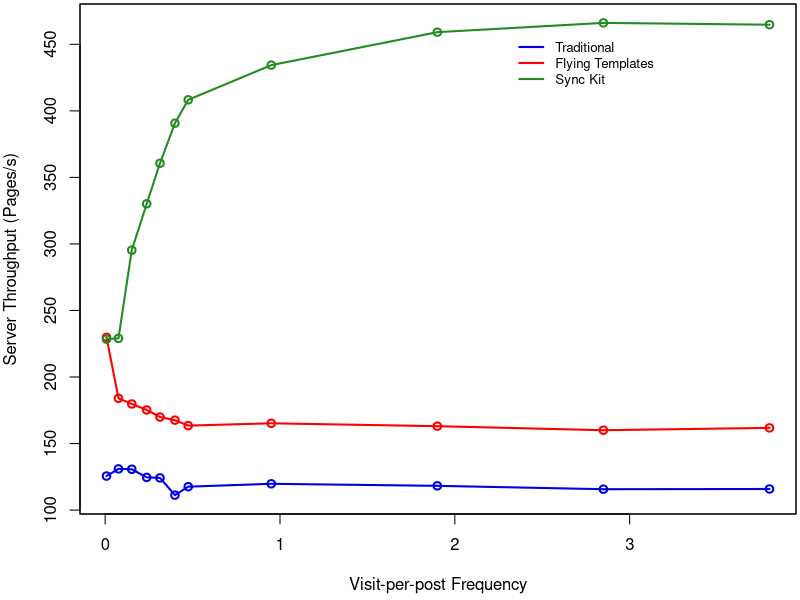

Here is the R script that generated this plot:

# ============================================================================
# PLOT 3
# Create a line graph of measured server throughput
# ----------------------------------------------------------------------------
# Parameters
#
# file,highest_rate,attempted_rate,avg_data
# test_freq_12_per_day_traditional.txt,133.600000,135,159456.000000
# test_freq_2_per_day_tokyo.txt,226.200000,193,61086.000000
# test_freq_24_per_day_synckit.txt,580.500000,503,13365.000000
#
# ============================================================================

tp <- read.csv("apache.csv",
    header=T,
    dec='.',
    na.strings=c('XXXXXXX')
)

# Aggregate across all the merged CSV file (this file should contain all 3)

# Average the data across each strategy
tpAgg <- aggregate(tp, 
                   by=list(tp$file, tp$strategy, tp$frequency), 
                   FUN=mean, 
                   na.rm=TRUE)

plot_colors <- c(rgb(r=0.0,g=0.0,b=0.9), "red", "forestgreen")

# Start PDF device driver to save output to figure.pdf
pdf(file="Figure_5_throughput.pdf", height=3.5, width=5)

# Trim off excess margin space (bottom, left, top, right)par(mar=c(4.2, 3.8, 0.2, 0.2))
par(mar=c(4.3, 4, 0.2, 0.2))


# Graph autos using a y axis that uses the full range of value
# in autos_data. Label axes with smaller font and use larger 
# line widths.
plot(
    x=tpAgg[tpAgg$Group.2 == "Traditional",]$frequency*12/12.631578947, 
    y=tpAgg[tpAgg$Group.2 == "Traditional",]$highest_rate, 
    type="o", 
       col=plot_colors[1], 
       ylim=range(tpAgg$highest_rate), 
       ann=T, 
       xlab="Visit-per-post Frequency",
       ylab="Server Throughput (Pages/s)", 
       cex.lab=1, 
       lwd=2
)

# # Make x axis tick marks without labels
# axis(1, lab=F)
# 
# # Plot y axis with smaller horizontal labels 
# axis(1, at=points[seq(7, length(points), 7)], lab=points[seq(7, length(points), 7)])
# axis(2, las=1, cex.axis=0.8)

# Create box around plot
box()
# 
# # Graph FT with thicker red dashed line
lines(
    tpAgg[tpAgg$Group.2 == "Flying Templates",]$frequency*12/12.631578947,
    tpAgg[tpAgg$Group.2 == "Flying Templates",]$highest_rate,
    type="o", 
    lty=1, 
    lwd=2, 
    col=plot_colors[2]
)
# 
# # Graph SK with thicker green dotted line
lines(
    tpAgg[tpAgg$Group.2 == "Sync Kit",]$frequency*12/12.631578947,
    tpAgg[tpAgg$Group.2 == "Sync Kit",]$highest_rate,
    type="o", 
    lty=1, 
    lwd=2, 
    col=plot_colors[3]
)

# Create a legend in the top-left corner that is slightly  
# smaller and has no border
legend(2.3, 460, c("Traditional", "Flying Templates", "Sync Kit"), cex=0.8, col=plot_colors, 
   lty=1, lwd=2, bty="n");
  
# Turn off device driver (to flush output to PDF)
dev.off()


# Restore default margins
par(mar=c(5, 4, 4, 2) + 0.1)

